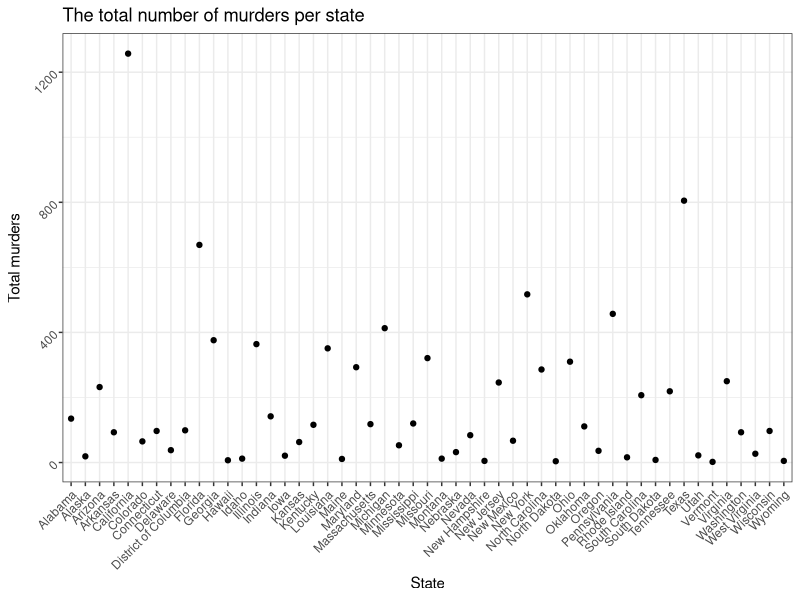
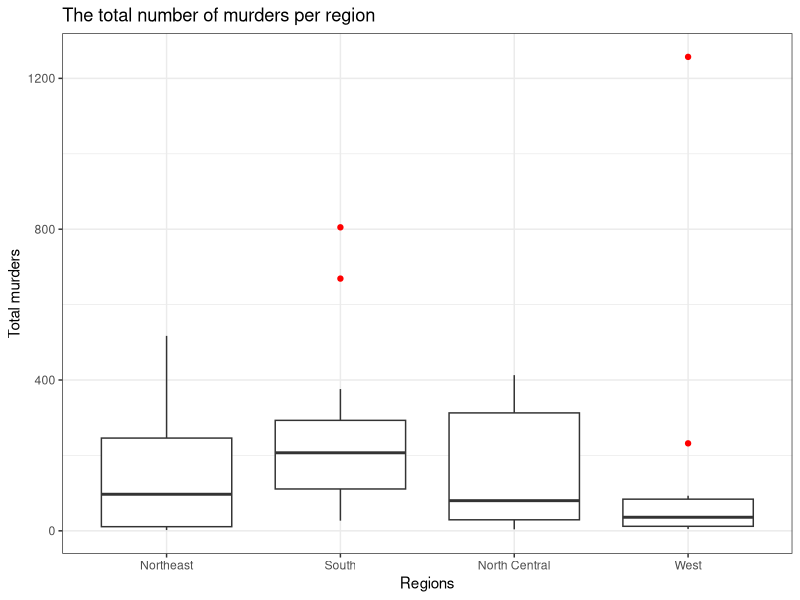
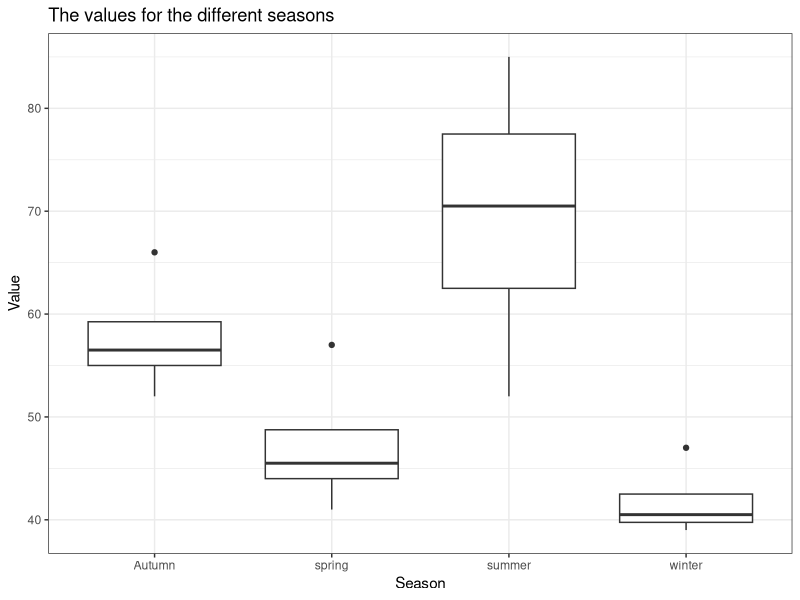
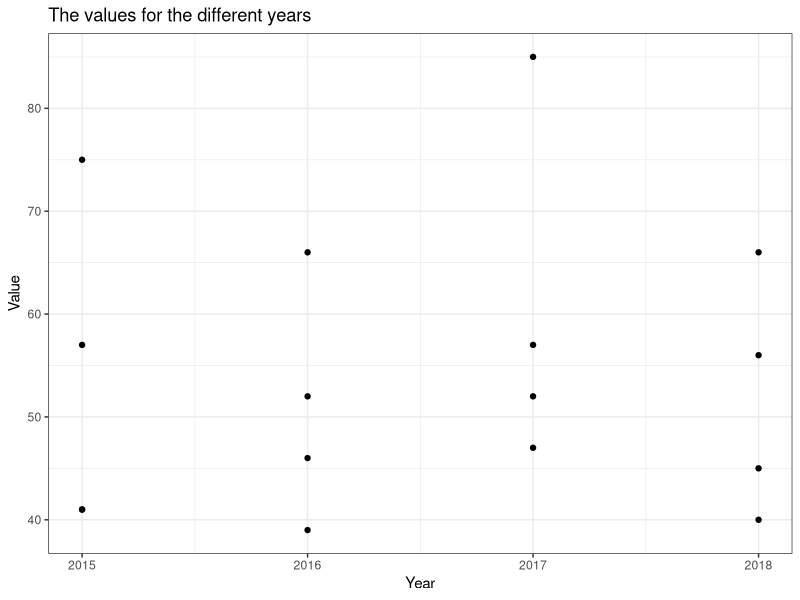

Generate these figures, in order, with R: (Note: this script raises an error after producing the figures.)
#Biostatistic and Intro_R recap assignment: 
#Data Manipulation, Anlyses and Visualisation
#20 April 2021
#Emma Buckley

#Install packages:
install.packages("dslabs")
#Load the necessary packages:
library(tidyverse)
library(ggplot2)

# Section 1 ---------------------------------------------------------------
BOD
?BOD

#Answer: C


# Section 2 ---------------------------------------------------------------

library(dplyr)
library(dslabs)
data(murders)

#Exploring the murders dataset:

glimpse(murders)
head(murders)
tail(murders)
view(murders)

?murders
#Describing murder data:

#The murder data shows the United States (US) gun murders by each state for 2010.
#The gun murder data has been collected from FBI reports and it also contains 
#the population in each state. The first column is the different US states, the 
#second column abbreviates the US state. The third column is the geographical 
#region within the US, the fourth column is the population of people in 
#each state in 2010.The fifth column is the number of gun murders within the 
#state in 2010.

#Using the select function to only show the states and population size

murders %>% 
  select(c(state, population))

#Remove Florida from the dataset

murders %>% 
  filter(state != "Florida")

#Remove South from the states region from the dataset
no_south <- murders %>% 
  filter(region != "South")

#There are 34 states in the no south dataset.

#Calculate the population size of the South and West regionally

#Population size for the South: 115,674,434

murders %>% 
  filter(region == "South") %>% 
  summarise(pop_size_South = sum(population))

#Population size for the West: 71,945,553

murders %>% 
  filter(region == "West") %>% 
  summarise(pop_size_West = sum(population))

#Creating data frame with only population size of the Northeast region
no_northeast <- murders %>%
  filter(region == "Northeast") %>% 
  summarise(pop_size_Northeast = sum(population))

#Create two plots of your choice and explain visible trends

#Plot 1:

murders %>% 
  select(state, total) %>%
  ggplot(aes(x = state, y = total)) +
  geom_point() +
  labs(x = "State", y = "Total murders",
       title = "The total number of murders per state") +
  theme_bw() +
  theme(axis.text = element_text(angle = 45, hjust = 1))

#Trends for plot 1:
#This graph shows the total number of murders per state.
#California has the highest number of total gun murders, followed by Texas 
#and then Florida. Most of the total murders are between 0 and 400.

#Plot 2:

murders %>% 
  select(region, total) %>%
  ggplot(aes(x = region, y = total)) +
  geom_boxplot(outlier.colour = "red") +
  labs(x = "Regions", y = "Total murders",
       title = "The total number of murders per region") +
  theme_bw()

#Trends for plot 2:
#This graph shows the total number of murders per region. The South and West
#have two outliers and the North East and North Central do not have outliers.
#The North Central has the greatest number of gun murders, followed by the
#North East. The West region has the smallest number of murders.


#Compare with population size of the South with the population size of the West

murders %>% 
  filter(region %in% c("South", "West")) %>% 
  arrange(region) %>% 
  summarise(pop_south = sum(population[c(1:17)]),
            pop_west = sum(population[c(18:30)]))

#The South has a population size of 115,674,434 and has 17 states
#The West has a population size of 71945553 and has 13 states

#Create a new data frame where the total>20 but <100

murders_20_100 <- murders %>% 
  filter(total > 20 & total < 100)
 
#Create an object, containing from 10th to 24th row and 26th row

murders_10_26 <- murders%>% 
  slice(10:24, 26)

#Create a tibble table

murders_tibble <-as_tibble(murders)

#convert murders into a tibble that is grouped by region

murders %>% 
  as_tibble() %>% 
  group_by(region)

# Section 3 ---------------------------------------------------------------

library(dplyr)
library(dslabs)
data(heights)  
  
?heights
#Describing height data:

#The height data shows the different heights of males and females in inches.
#The heights are self-reported.The first column is the sex and distinguishes 
#between a male and female. The second column is the height of the individual
#in inches.

#Explore the datasets
glimpse(heights)
head(heights)
tail(heights)
view(heights)

#Determine the average and standard deviation for males and females.
#Then calculate the median, minimum and maximum values

heights %>% 
  group_by(sex) %>% 
  summarise(average = mean(height),
            sd = sd(height),
            minimum = min(height),
            maximum = max (height),
            median = median(height))


# Section 4 ---------------------------------------------------------------

x <- c( 1, 6, 21, 19 , NA, 73, NA)
y <- c(NA, NA, 3, NA, 13, 24, NA)

x
#a Count the number of elements are missing in both x and y:

sum(is.na(x))
sum(is.na(y))

#b: Transform the code, used above (a), into a function:

Missing_values <- function(x,y,z) {
  sum_NA_x <- sum(is.na(x))
  sum_NA_y <- sum(is.na(y))
  sum_NA_z <- sum(is.na(z))
  answer <- c(sum_NA_x, sum_NA_y, sum_NA_z)
  return(answer)
}

#C
a <- c(NA, 12, 52, 66, NA, 34, 56)
b <- c(22, 51, NA, NA, NA, NA, 76)
c <- c(34, 78, 99, NA, 56, NA, 77)
Missing_values(a, b, c)

# Section 5 ---------------------------------------------------------------

#input the data

Seasonal_data <- data.frame(year = c(2015, 2016, 2017, 2018),
                            winter = c(41, 39, 47, 40),
                            spring = c(41, 46, 57, 45),
                            summer = c(75, 52, 85, 66),
                            Autumn = c(57, 66, 52, 56))
#Design an hypothesis:

#Hypothesis: The values for summer will be higher than the other seasons.

#Tidy the data
Seasonal_data_tidy <- Seasonal_data %>% 
  gather(winter,summer,spring,Autumn, key = "season", value = "Value")

#Create two plots:

#Plot 1:

ggplot(data = Seasonal_data_tidy, aes(x = season, y = Value)) +
  geom_boxplot()+
  labs(x = "Season", y = "Value",
       title = "The values for the different seasons") +
  theme_bw()

#Plot 2:

ggplot(data = Seasonal_data_tidy, aes(x = year, y = Value)) +
  geom_point()+
  labs(x = "Year", y = "Value",
       title = "The values for the different years") +
  theme_bw()

#write a paragraph discussing your findings:

#These findings show that the values for summer are higher than the 
#other seasons.The values for 2017 are higher than the other years.


cats_data<- tibble(cats = c("A", "B", "C"),
                   position = c("1-2-3", "3-1-2", "2-3-1"),
                   minutes = c(3, 3, 3),
                   seconds = c(12, 44, 15))
cats_data

#Split the position column into new three columns

cats_data %>% 
  separate(position, c("first_place", "second_place", "third_place"))

#Uniting the minutes and seconds column into its own column

cats_data %>% 
  unite("minutes", "seconds", col = total_time, sep = ":")


# Section 6 ---------------------------------------------------------------

data("ToothGrowth")

#Using the ToothGrowth data, I am grouping the data by dose and supplement
#and the finding the mean length for each of the doses and supplements.

ToothGrowth %>% 
  group_by(dose, supp) %>% 
  summarise(mean_length = mean(len))

#Selecting only the dose column and arranging it in ascending order

ToothGrowth %>%
  select(dose) %>% 
  arrange(dose) 

#This is first joining the column supp and dose into one column called supp_and_
#dose

toothgrowth_unite <- ToothGrowth %>% 
  unite(supp, dose, col = "supp_and_dose", sep = "/") 

#This is creating a dataset separating the column supp_and_dose into two columns

toothgrowth_sep <- toothgrowth_unite %>% 
  separate(col = supp_and_dose, into = c("supp", "dose"), sep = "/")

#Joining the dataset toothgrowth_sep with toothgrowth_unite dataset

tooth_join <- left_join(toothgrowth_sep, toothgrowth_unite) 

#This is creating a dataset called tooth_mutate from Tooth Growth and 
#creating a new column named len_1. The len_1 is the length plus 1.

tooth_mutate <- ToothGrowth %>% 
  mutate(len_1 = len + 1)

#This is creating a dataset by gathering data and creating one column for 
#the variable and the other for the value of the variable.The supplements 
#and lengths are under the variable column. The values that correspond to the 
#supplements and length are under the value column.

toothgrowth_gather <- ToothGrowth %>% 
  gather(supp, len, key = "variable", value = "value")   

#We are creating a new data frame from Toothgrowth and spreading the supp column
#and using the lens as the values. This code gave me an error message as the 
#two rows contain the same values and therefore cannot be spreaded.
#ToothGrowth data is not the best example for using spread.

tooth_spread <- ToothGrowth %>% 
  spread(key = supp, value = len)

#I chose another set of data called fish_encounters which works 
#and can be spreaded.This shows you I can spread data.

data("fish_encounters")
fish_e_spread <- fish_encounters %>% 
  spread(key = station, value = seen)

        
  
